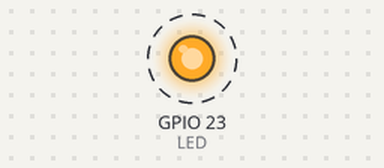
A program run on a simulated Raspberry Pi (BCM pin numbers). On the bench: output pins drawn as LEDs (lit = HIGH). Dashed ring = blinking. What the program prints to the terminal is not drawn.

Above: at 0.5 s.
Timing chart, 0 to 4.6 s (numbered marks = the images above):
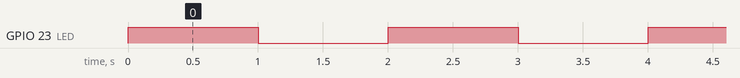

The program:

blink.py
```python
import RPi.GPIO as GPIO
from time import sleep

GPIO.setmode(GPIO.BCM)
GPIO.setwarnings(False)
LED = 23
GPIO.setup(LED, GPIO.OUT)

try:
    while True:
        print("On")
        GPIO.output(LED, GPIO.HIGH)
        sleep(1)
        print("Off")
        GPIO.output(LED, GPIO.LOW)
        sleep(1)
except KeyboardInterrupt:
    print("I'm done!")
finally:
    GPIO.output(LED, GPIO.LOW)
    GPIO.cleanup()
```

Measured:
- by itself, GPIO 23 (LED): alternates HIGH for 1.0 s and LOW for 1.0 s
